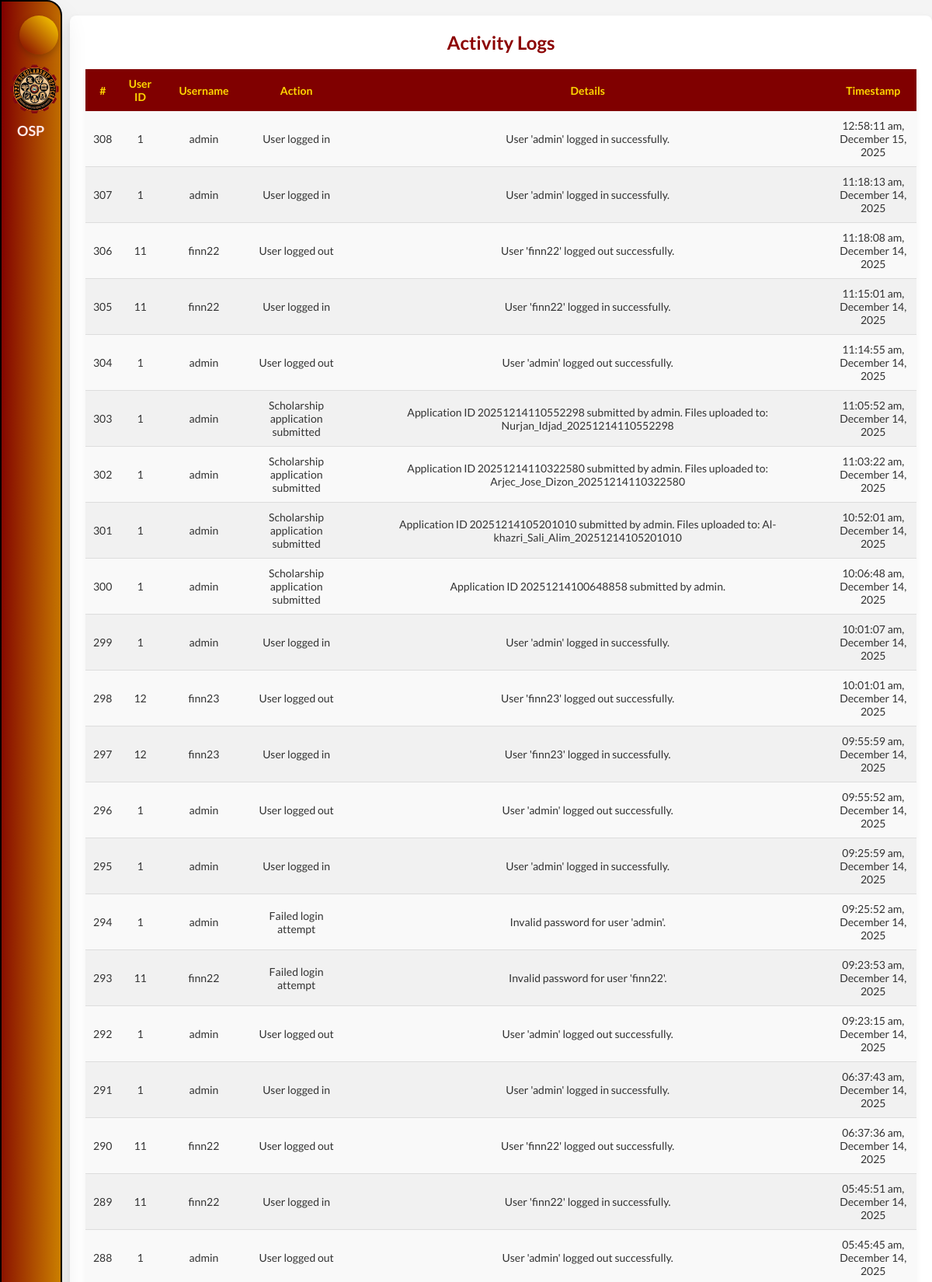
The page /views/logs.php (signed in, upper part) on the database its author committed.
### tables this page shows
CREATE TABLE `logs` (
  `id` int(11) NOT NULL,
  `user_id` int(11) NOT NULL,
  `action` varchar(255) NOT NULL,
  `details` text DEFAULT NULL,
  `timestamp` timestamp NOT NULL DEFAULT current_timestamp()
);

CREATE TABLE `users` (
  `id` int(11) NOT NULL,
  `username` varchar(50) NOT NULL,
  `password` varchar(255) NOT NULL,
  `created_at` datetime NOT NULL DEFAULT current_timestamp(),
  `role` varchar(50) NOT NULL
);

### views/logs.php (the view, shortened to what this page needs)
<?php
include '../includes/session.php';
$logs = [];
$sql = "SELECT l.id, l.user_id, u.username, l.action, l.details, l.timestamp
        FROM logs l
        INNER JOIN users u ON l.user_id = u.id
        ORDER BY l.timestamp DESC";
try {
    $stmt = $pdo->prepare($sql);
    $stmt->execute();
    $logs = $stmt->fetchAll(PDO::FETCH_ASSOC);
} catch (Exception $e) {
    echo "Error fetching logs: " . $e->getMessage();
}
?>
<!DOCTYPE html>
<html lang="en">
<head>
    <link rel="stylesheet" href="../css/styles.css?v=<?php echo time(); ?>">
    <link rel="stylesheet" href="../css/preloader.css?v=<?php echo time(); ?>">
    <link rel="stylesheet" href="../css/dashboard.css?v=<?php echo time(); ?>">
    <link rel="stylesheet" href="../css/logs.css?v=<?php echo time(); ?>">
</head>
<body>
    <nav class="stroke" id="sideNav">
        <ul>
            <li>
                <a href="#" class="logo">
                    <div style="display: flex; align-items: center;">
                        <img src="../assets/images/icons/scholarship_seal.png" alt="Scholarship Seal">
                    </div>
                    <span class="nav-item" style="margin-left: 10px;">OSP</span>
                </a>
            </li>
            <?php if ($_SESSION["role"] === 'admin'): ?>
                <li><a href="./dashboard.php"><i class="fas fa-solid fa-gauge"></i></a></li>
                <li><a href="./announcement.php"><i class="fas fa-bullhorn"></i>
                        <span class="nav-item-2">Announcements</span></a>
                </li>
                <li><a href="./scholarship_form.php"><i class="fas fa-solid fa-file"></i></a></li>
                <li><a href="./manage_dropdowns.php"><i class="fas fa-list"></i><span class="nav-item-2">Scholarship Settings</span></a></li>
                <li><a href="./applications.php"><i class="fas fa-solid fa-folder"></i></a></li>
                <li><a href="./logs.php" class="activea"><i class="fas fa-clipboard-list"></i></a></li>
            <?php endif; ?>
            <li></li>
        </ul>
        <button class="toggle-btn" onclick="toggleNav()">
            <i class="fas fa-bars" id="toggle-icon"></i>
        </button>
    </nav>
    <div class="content">
        <h1>Activity Logs</h1>
        <table class="log-table">
            <thead>
                <tr>
                    <th>#</th>
                    <th>User ID</th>
                    <th>Username</th>
                    <th>Action</th>
                    <th>Details</th>
                    <th>Timestamp</th>
                </tr>
            </thead>
            <tbody>
                <?php if (!empty($logs)): ?>
                    <?php foreach ($logs as $log): ?>
                        <tr>
                            <td><?php echo htmlspecialchars($log['id']); ?></td>
                            <td><?php echo htmlspecialchars($log['user_id']); ?></td>
                            <td><?php echo htmlspecialchars($log['username']); ?></td>
                            <td><?php echo htmlspecialchars($log['action']); ?></td>
                            <td><?php echo htmlspecialchars($log['details']); ?></td>
                            <td><?php try {
                                $date = DateTime::createFromFormat('Y-m-d H:i:s', $log['timestamp']);
                                if ($date) {
                                    echo $date->format('h:i:s a, F j, Y');
                                } else {
                                    echo "Invalid date format";
                                }
                            } catch (Exception $e) {
                                echo "Error: " . $e->getMessage();
                            } ?></td>
                        </tr>
                    <?php endforeach; ?>
                <?php else: ?>
                    <tr>
                        <td colspan="7">No logs found.</td>
                    </tr>
                <?php endif; ?>
            </tbody>
        </table>
    </div>
</body>
</html>

### css/styles.css (style rules this page uses)
* { margin: 0; padding: 0; outline: none; border: none; text-decoration: none; box-sizing: border-box; font-family: "Lato", sans-serif; }
body { background: #f4f4f4; overflow-x: hidden; }
.logo { margin-top: 70px; text-align: start; display: flex; flex-direction: column; align-items: start; transition: all 0.5s ease; }
.logo img { width: 65px; height: 65px; margin-bottom: 10px; }
.logo span { font-weight: bold; font-size: 18px; text-align: center; }
nav { position: fixed; top: 0; bottom: 0; left: 0; height: 100%; background: linear-gradient(to bottom right, #800000, #ffd700); width: 80px; overflow: hidden; transition: width 0.3s ease, left 0.3s ease; box-shadow: 0 20px 35px rgba(0, 0, 0, 0.1); z-index: 99999; border-top-right-radius: 20px; border-bottom-right-radius: 20px; border: 2px solid black; }
a { position: relative; color: #ffe9e9 !important; font-size: 14px; display: table; width: 350px; padding: 10px; transition: background 0.3s ease, transform 0.3s ease, color 0.3s ease; font-weight: bold; text-decoration: none !important; }
nav ul li a, nav ul li a:after, nav ul li a:before { transition: all 0.5s; }
nav ul li a i { position: relative; width: 70px; height: 40px; top: 14px; font-size: 20px; text-align: center; }
.nav-item { position: relative; margin-left: 15px; }
.activea { color: #ffd700 !important; font-weight: bold; }
.content { margin-left: 90px; padding: 20px; color: #333; transition: margin-left 0.3s ease; }
.content h1 { font-size: 24px; color: #800000; }
.toggle-btn { position: fixed; top: 25px; left: 25px; background: linear-gradient(45deg, #800000, #ffd700); color: white; border: none; padding: 14px; width: 50px; height: 50px; border-radius: 50%; cursor: pointer; z-index: 1100; font-size: 22px; display: flex; align-items: center; justify-content: center; box-shadow: 0 6px 12px rgba(0, 0, 0, 0.25); transition: all 0.3s cubic-bezier(0.175, 0.885, 0.32, 1.275); overflow: hidden; }
.toggle-btn i { display: flex; align-items: center; justify-content: center; width: 100%; height: 100%; }

### css/dashboard.css (style rules this page uses)
.content { margin-top: 20px; padding: 20px; background-color: #fff; border-radius: 8px; box-shadow: 0 4px 8px rgba(0, 0, 0, 0.1); }
.content h1, .content h2 { color: #8B0000; }

### css/logs.css (style rules this page uses)
.toggle-btn { position: fixed; top: 20px; right: 20px; background: linear-gradient(45deg, #800000, #FFD700); color: white; border: none; padding: 12px 16px; border-radius: 50%; cursor: pointer; z-index: 1100; font-size: 20px; display: flex; align-items: center; justify-content: center; box-shadow: 0 4px 10px rgba(0, 0, 0, 0.2); transition: background-color 0.3s ease, transform 0.2s ease; }
.content h1 { text-align: center; }
.log-table { width: 100%; border-collapse: collapse; margin: 20px 0; font-size: 14px; background-color: #f9f9f9; border-radius: 8px; box-shadow: 0 4px 8px rgba(0, 0, 0, 0.05); }
.content { overflow: auto; }
.log-table th, .log-table td { padding: 10px; text-align: center; }
.log-table th { background-color: #800000; color: #FFD700; }
.log-table tr:nth-child(even) { background-color: #f1f1f1; }
.log-table td { border-bottom: 1px solid #ddd; }

### rows shown on the page
logs: id "308", user "1", user.username "admin", action "User logged in", details "User 'admin' logged in successfully.", timestamp "12:58:11 am, December 15, 2025"
logs: id "307", user "1", user.username "admin", action "User logged in", details "User 'admin' logged in successfully.", timestamp "11:18:13 am, December 14, 2025"
logs: id "306", user "11", user.username "finn22", action "User logged out", details "User 'finn22' logged out successfully.", timestamp "11:18:08 am, December 14, 2025"
logs: id "305", user "11", user.username "finn22", action "User logged in", details "User 'finn22' logged in successfully.", timestamp "11:15:01 am, December 14, 2025"
logs: id "304", user "1", user.username "admin", action "User logged out", details "User 'admin' logged out successfully.", timestamp "11:14:55 am, December 14, 2025"
logs: id "303", user "1", user.username "admin", action "Scholarship application submitted", details "Application ID 20251214110552298 submitted by admin. Files uploaded to: Nurjan_Idjad_20251214110552298", timestamp "11:05:52 am, December 14, 2025"
logs: id "302", user "1", user.username "admin", action "Scholarship application submitted", details "Application ID 20251214110322580 submitted by admin. Files uploaded to: Arjec_Jose_Dizon_20251214110322580", timestamp "11:03:22 am, December 14, 2025"
logs: id "301", user "1", user.username "admin", action "Scholarship application submitted", details "Application ID 20251214105201010 submitted by admin. Files uploaded to: Al-khazri_Sali_Alim_20251214105201010", timestamp "10:52:01 am, December 14, 2025"
logs: id "300", user "1", user.username "admin", action "Scholarship application submitted", details "Application ID 20251214100648858 submitted by admin.", timestamp "10:06:48 am, December 14, 2025"
logs: id "299", user "1", user.username "admin", action "User logged in", details "User 'admin' logged in successfully.", timestamp "10:01:07 am, December 14, 2025"
logs: id "298", user "12", user.username "finn23", action "User logged out", details "User 'finn23' logged out successfully.", timestamp "10:01:01 am, December 14, 2025"
logs: id "297", user "12", user.username "finn23", action "User logged in", details "User 'finn23' logged in successfully.", timestamp "09:55:59 am, December 14, 2025"
logs: id "296", user "1", user.username "admin", action "User logged out", details "User 'admin' logged out successfully.", timestamp "09:55:52 am, December 14, 2025"
logs: id "295", user "1", user.username "admin", action "User logged in", details "User 'admin' logged in successfully.", timestamp "09:25:59 am, December 14, 2025"
logs: id "294", user "1", user.username "admin", action "Failed login attempt", details "Invalid password for user 'admin'.", timestamp "09:25:52 am, December 14, 2025"
logs: id "293", user "11", user.username "finn22", action "Failed login attempt", details "Invalid password for user 'finn22'.", timestamp "09:23:53 am, December 14, 2025"
logs: id "292", user "1", user.username "admin", action "User logged out", details "User 'admin' logged out successfully.", timestamp "09:23:15 am, December 14, 2025"
logs: id "291", user "1", user.username "admin", action "User logged in", details "User 'admin' logged in successfully.", timestamp "06:37:43 am, December 14, 2025"
logs: id "290", user "11", user.username "finn22", action "User logged out", details "User 'finn22' logged out successfully.", timestamp "06:37:36 am, December 14, 2025"
logs: id "289", user "11", user.username "finn22", action "User logged in", details "User 'finn22' logged in successfully.", timestamp "05:45:51 am, December 14, 2025"
logs: id "288", user "1", user.username "admin", action "User logged out", details "User 'admin' logged out successfully.", timestamp "05:45:45 am, December 14, 2025"
